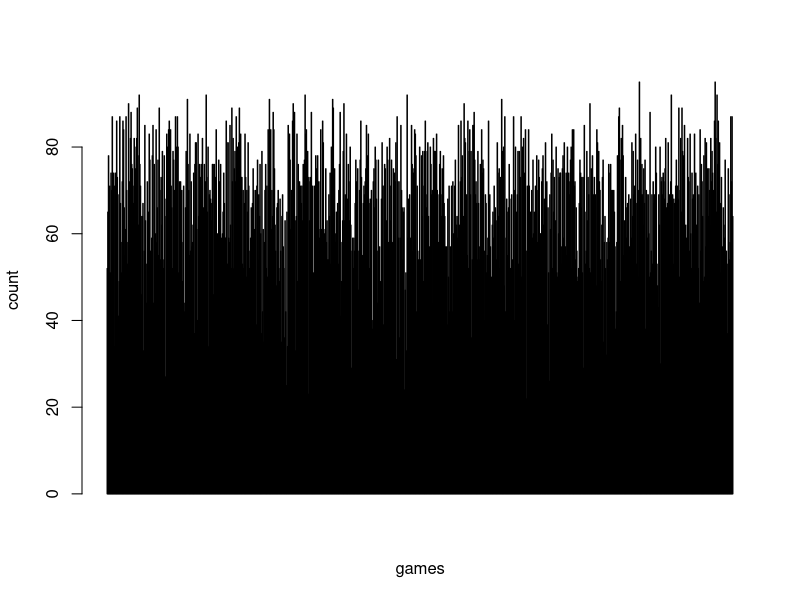

Write the R code that produced this figure.
## ---- chunk 1
knitr::opts_chunk$set(echo = TRUE)
knitr::opts_chunk$set(warning = FALSE)
library(tidyverse)

## ---- chunk 2

generate_first_day <- function(teams) {
      first.day <- data.frame()
      team.list <- teams
      for (i in 1:(length(teams) / 2)) {
            team2 <- sample(2:length(team.list), 1)
            if(team2 == 1) {team2 <- 2}
            match <- data.frame(team1 = team.list[1], team2 = team.list[team2])
            first.day <- rbind(first.day, data.frame(team1 = team.list[1], team2 = team.list[team2])) 
            team.list <- team.list[-team2] 
            team.list <- team.list[-1]
      }
      return(first.day)
}

generate_schedule <- function(teams, first.day) {
    schedule <- data.frame()
      for (i in 1:(length(teams)-1)){
        for (j in (i+1):length(teams)){
          schedule <- rbind(schedule, data.frame(team1 = teams[i], team2 = teams[j]))
        }
      }
     schedule <-  setdiff(schedule, first.day) 
     rows <- sample(nrow(schedule))
     schedule <- schedule[rows, ]
     
    return(schedule)
}

update_first_day <- function(team1, team2){
    total_games <<- total_games + 8
    team.data$games.played[team1] <<- team.data$games.played[team1] + 1
    team.data$games.played[team2] <<- team.data$games.played[team2] + 1
}

match_result <- function(team1, team2){
    denom <- team1 + team2 + 1
    outcome <- sample(1:denom, 1)
    winner <- ifelse(outcome <= team1, team1,
                     ifelse(outcome <= (team1 + team2), team2,
                            0))
    
    return(winner)
}

update_team_data <- function(team1, team2, teams, team.data ){
    
    #Update games played
    team.data$games.played[team1] <- team.data$games.played[team1] + 1
    team.data$games.played[team2] <- team.data$games.played[team2] + 1
    
    #find ouutcome
    outcome <- match_result(team1, team2)
    
    
    #Update points
    if (outcome == 0) {
          team.data$points[team1] <- team.data$points[team1] + 1
          team.data$points[team2] <- team.data$points[team2] + 1
    } else if (outcome == team1) {
          team.data$points[team1] <- team.data$points[team1] + 2
    } else {
          team.data$points[team2] <- team.data$points[team2] + 2
    }
    
    #Update Possible Points
    team.data$possible.points[team1] <- team.data$points[team1] + 
                                        ((length(teams) - 1) - team.data$games.played[team1]) * 2
    team.data$possible.points[team2] <- team.data$points[team2] + 
                                        ((length(teams) - 1) - team.data$games.played[team2]) * 2
    return(team.data)
}  

rank_team <- function(team.data) {
    team.data <- team.data %>% 
    mutate(rank = dense_rank(desc(points)))
}

determine_winner <- function(team.data) {
    winner <- FALSE
    leader_current_points <- max(team.data$points)
    contender_possible_points <- sort(team.data$possible.points, decreasing = T)[2]
    
    if(leader_current_points > contender_possible_points){
      winner <- TRUE
    }
    
    if(sort(team.data$games.played, decreasing = TRUE)[2] == 15){
      tied_second_points <- unique(sort(team.data$possible.points, decreasing = T))[2]
        if(leader_current_points > tied_second_points){
           winner <- TRUE
        }
    }
    
    return(winner)
}

determine_next_team <- function(team.data){
    possible_teams <- team.data$team[team.data$games.played < 15 &
                                     team.data$possible.points == max(team.data$possible.points)]
                                     
    next_team <- sort(possible_teams, decreasing = TRUE)[1]
    
    return(next_team)
  
}

determine_next_match <- function(team, schedule) {
    col1 <- match(team, schedule$team1)
    col2 <- match(team, schedule$team2)
    row <- ifelse(is.na(col1), col2,
                  ifelse(is.na(col2), col1,
                         ifelse(col1<col2, col1, col2)))
    next_match <- schedule[row, ]
    
    return(next_match) 
}

update_schedule <- function(next_match, schedule){
  
    schedule <- setdiff(schedule, next_match)
    
    return(schedule)
}
      
main <- function() {
  games_to_winner <- c()
  
  for (game in 1:1000) {
      total_games <- 0
      teams <- 1:16
      team.data <- crossing(team = 1:16,
                            games.played = 0, 
                            possible.points  = 30,
                            points = 0,
                            rank = 1)
      first.day <-  generate_first_day(teams = teams)
      schedule <- generate_schedule(teams = teams, first.day = first.day)
      
      #Update after 1st day (8 matches)
      for (i in 1:(length(teams) / 2)){
          team.data <- update_team_data(team1 = first.day$team1[i], 
                        team2 = first.day$team2[i],
                        teams = teams,
                        team.data = team.data)
      }
      
      total_games <- sum(team.data$games.played / 2)
      team.data <- rank_team(team.data)
      
      winner <- determine_winner(team.data) 
      
      while(winner == FALSE & total_games <120) {
          next_team <- determine_next_team(team.data)
          next_match <- determine_next_match(next_team, schedule)
          schedule <- update_schedule(next_match, schedule)
          team.data <- update_team_data(next_match$team1, next_match$team2, teams,team.data)
          total_games <- sum(team.data$games.played / 2)
          winner <- determine_winner(team.data)
      }
      
      games_played <- ifelse(winner == FALSE, NA, total_games)
      games_to_winner <- append(games_to_winner, games_played)
  }
  
  answer_median <- median(games_to_winner, na.rm = T)
  answer_mean <- mean(games_to_winner, na.rm = T)
  answer_min <- min(games_to_winner, na.rm = T)
  answer_max <- max(games_to_winner, na.rm = T)

  print(paste0("Median number of games until winner is ", answer_median))
  print(paste0("Mean number of games until winner is ", answer_mean))
  print(paste0("Minimum number of games until winner is ", answer_min))
  print(paste0("Maximum number of games until winner is ", answer_max))
  barplot(games_to_winner,
          xlab = "games",
          ylab = "count")

}

main() 

